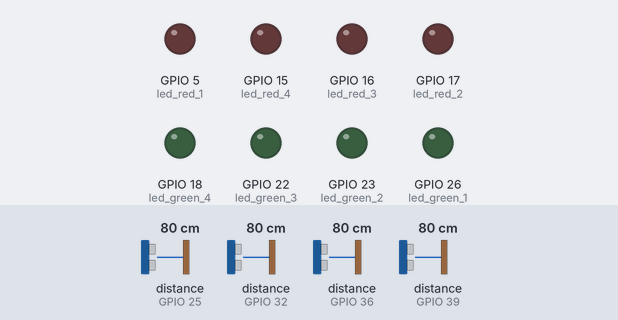
A sketch run on a simulated ESP32. Shown: output pins drawn as LEDs (lit = HIGH). Inputs (shaded band) come from the test bench; at power-on: distance to the obstacle (sensors on GPIO 25, GPIO 32, GPIO 36, GPIO 39) 80 cm. The echo pulse lasts 58.3 µs per cm; WiFi joins after 1.5 s; servers stay silent unless stated; uploads are accepted with an empty reply; what the sketch prints to the serial monitor is not drawn.

Above: at 0.1 s.
At 1.6 s:
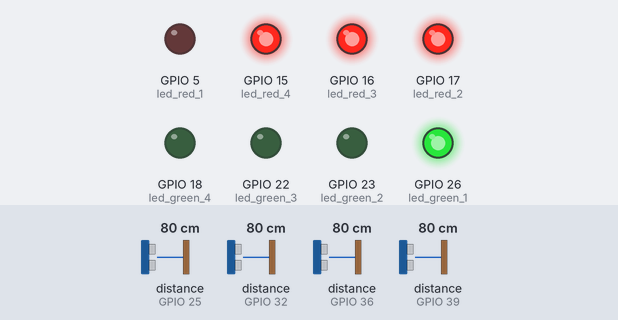
At 15.3 s:
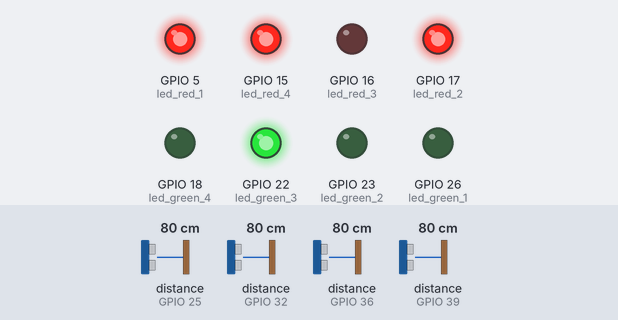
At 21.5 s:
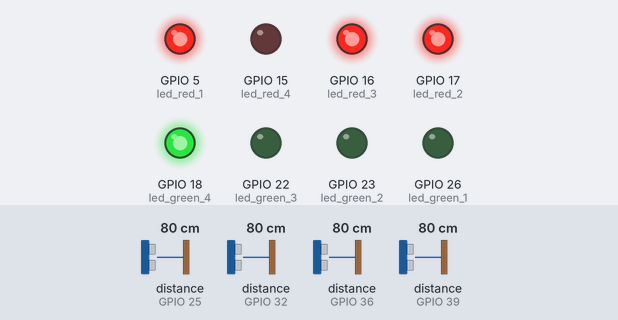
At 34.0 s:
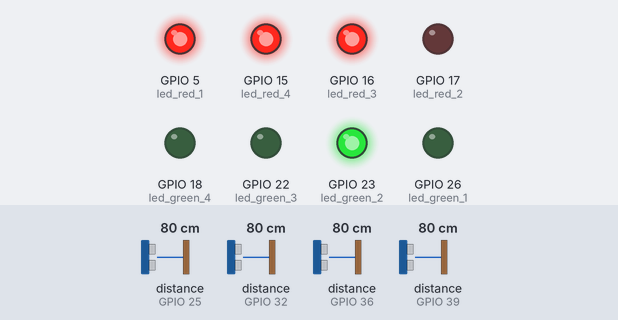
Timing chart, 0 to 35.5 s (numbered marks = the images above):
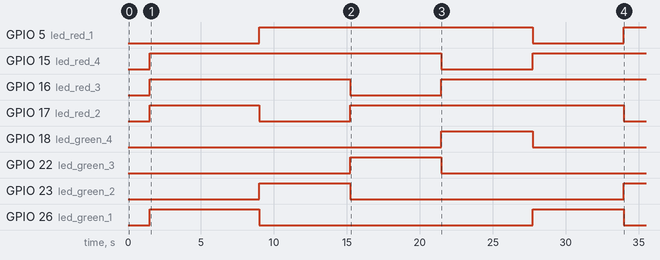

Measured:
- by itself, GPIO 5 (led_red_1): LOW → HIGH at 9.0 s, → LOW 18.7 s later, → HIGH 6.2 s later
- by itself, GPIO 15 (led_red_4): LOW → HIGH at 1.5 s, → LOW 20.0 s later, → HIGH 6.2 s later
- by itself, GPIO 16 (led_red_3): LOW → HIGH at 1.5 s, → LOW 13.7 s later, → HIGH 6.2 s later
- by itself, GPIO 17 (led_red_2): LOW → HIGH at 1.5 s, → LOW 7.5 s later, → HIGH 6.2 s later, → LOW 18.7 s later
- by itself, GPIO 18 (led_green_4): LOW → HIGH at 21.5 s, → LOW 6.2 s later
- by itself, GPIO 22 (led_green_3): LOW → HIGH at 15.2 s, → LOW 6.2 s later
- by itself, GPIO 23 (led_green_2): LOW → HIGH at 9.0 s, → LOW 6.2 s later, → HIGH 18.7 s later
- by itself, GPIO 26 (led_green_1): LOW → HIGH at 1.5 s, → LOW 7.5 s later, → HIGH 18.7 s later, → LOW 6.2 s later

The sketch:

junction_3_final.ino
```cpp
// Ultrasonic sensor libraries
// #include <NewPing.h>
#include "Ultrasonic.h"
#include "om2m.h"
#include <Servo.h>

int type = 1; // Type of circuit
// 1 - 4 junction with 4 ultrasonic sensors
// 0 - 3 junction with 3 ultrasonic sensors

#define DEBUG

#ifdef DEBUG
const uint8_t max_delay = 0;
uint8_t dont_print_delay = 0;
const uint32_t delay_per_read = 250;
#else
const uint8_t max_delay = 63;
uint8_t dont_print_delay = 63;
const uint32_t delay_per_read = 1;
#endif


const int trigPin1 = 19;  // Trigger pin for sensor 1
const int echoPin1 = 36;  // Echo pin for sensor 1

const int trigPin2 = 21;  // Trigger pin for sensor 2
const int echoPin2 = 39;  // Echo pin for sensor 2

const int trigPin3 = 33;  // Trigger pin for sensor 3
const int echoPin3 = 32;  // Echo pin for sensor 3

const int trigPin4 = 27;  // Trigger pin for sensor 4
const int echoPin4 = 25;  // Echo pin for sensor 4

const int led_red_1 = 5;
const int led_red_2 = 17;
const int led_red_3 = 16;
const int led_red_4 = 15;

const int led_green_1 = 26;
const int led_green_2 = 23;
const int led_green_3 = 22;
const int led_green_4 = 18;


typedef enum tl_status {
  RED = 0,
  GREEN
} tl_status_t;


Ultrasonic ultrasonic1(trigPin1,echoPin1);
Ultrasonic ultrasonic2(trigPin2,echoPin2);
Ultrasonic ultrasonic3(trigPin3,echoPin3);
Ultrasonic ultrasonic4(trigPin4,echoPin4);

int count_arr[4];  //count the number of cars per road
tl_status_t signal[4];  // 1 for green and 0 for red
int Timer[4];   // 0 for red and time remaining in millisecs for the green light
int light_index;
int multiplier;
int threshold_time;
int flag_max_hit;

void setup() {
  Serial.begin(9600);

  WiFi.begin(MAIN_SSID, MAIN_PASS);
  while (WiFi.status() != WL_CONNECTED) {
    delay(500);
    Serial.print("#");
  }

  // Initialise pinmodes for all LEDS
  pinMode(led_red_1,OUTPUT);
  pinMode(led_red_2,OUTPUT);
  pinMode(led_red_3,OUTPUT);
  pinMode(led_red_4,OUTPUT);

  pinMode(led_green_1,OUTPUT);
  pinMode(led_green_2,OUTPUT);
  pinMode(led_green_3,OUTPUT);
  pinMode(led_green_4,OUTPUT);


  light_index = 0;

  for(int i = 1; i < 4; i++) Timer[i] = 0;
  for(int i = 1; i < 4; i++) signal[i] = RED;
  for(int i = 0; i < 4; i++) count_arr[i] = 0;

  Timer[light_index] = 5000;
  signal[light_index] = GREEN;
  multiplier = 1250;
  threshold_time = 30000;
  flag_max_hit = 0;
  type = 1;

}

void loop() {

  int a= digitalRead(led_green_1);
  int b= digitalRead(led_green_2);
  int c= digitalRead(led_green_3);
  int d= digitalRead(led_green_4);
  int arr2[]= {a, b, c, d};

  int max_cars=threshold_time/multiplier;

  signal[light_index] = GREEN;

  switch (light_index) {
  case 0: {
    digitalWrite(led_red_1,LOW);
    digitalWrite(led_red_2,HIGH);
    digitalWrite(led_red_3,HIGH);
    digitalWrite(led_red_4,HIGH);

    digitalWrite(led_green_1,HIGH);
    digitalWrite(led_green_2,LOW);
    digitalWrite(led_green_3,LOW);
    digitalWrite(led_green_4,LOW);
    break;
  }
  case 1: {
    digitalWrite(led_red_1,HIGH);
    digitalWrite(led_red_2,LOW);
    digitalWrite(led_red_3,HIGH);
    digitalWrite(led_red_4,HIGH);

    digitalWrite(led_green_1,LOW);
    digitalWrite(led_green_2,HIGH);
    digitalWrite(led_green_3,LOW);
    digitalWrite(led_green_4,LOW);
    break;
  }
  case 2: {
    digitalWrite(led_red_1,HIGH);
    digitalWrite(led_red_2,HIGH);
    digitalWrite(led_red_3,LOW);
    digitalWrite(led_red_4,HIGH);

    digitalWrite(led_green_1,LOW);
    digitalWrite(led_green_2,LOW);
    digitalWrite(led_green_3,HIGH);
    digitalWrite(led_green_4,LOW);
    break;
  }
  case 3: {
    if (type == 3) break;
    digitalWrite(led_red_1,HIGH);
    digitalWrite(led_red_2,HIGH);
    digitalWrite(led_red_3,HIGH);
    digitalWrite(led_red_4,LOW);

    digitalWrite(led_green_1,LOW);
    digitalWrite(led_green_2,LOW);
    digitalWrite(led_green_3,LOW);
    digitalWrite(led_green_4,HIGH);
    break;
  }
  default: {
    Serial.println("Warning: Invalid junction number");
  }
  }


  /////// LED green trigger
  // If the junction is empty
  if (flag_max_hit < max_cars &&
      count_arr[light_index] > 0 &&
      count_arr[light_index] <= max_cars) {
    Timer[light_index] += (multiplier * count_arr[light_index]);
    flag_max_hit+=count_arr[light_index];
    count_arr[light_index] = 0;
  }
  // If junction still has cars
  else if(flag_max_hit < max_cars && count_arr[light_index] > max_cars ){
    Timer[light_index] += multiplier*max_cars;
    flag_max_hit+=count_arr[light_index];
    count_arr[light_index] -= max_cars;
  }

  Timer[light_index] -= 1;

  count_arr[0] += read_from_pin(ultrasonic1);
  count_arr[1] += read_from_pin(ultrasonic2);
  count_arr[2] += read_from_pin(ultrasonic3);
  if(type == 1)
    count_arr[3] += read_from_pin(ultrasonic4);

   if (!dont_print_delay) {

    Serial.printf("LED red  : %d %d %d %d\n", digitalRead(led_red_1), digitalRead(led_red_2), digitalRead(led_red_3), digitalRead(led_red_4));
    Serial.printf("LED green: %d %d %d %d\n", digitalRead(led_green_1), digitalRead(led_green_2), digitalRead(led_green_3), digitalRead(led_green_4));
    // DEBUG PRINTS
    Serial.println("Count arr:-");
    Serial.println(count_arr[0]);
    Serial.println(count_arr[1]);
    Serial.println(count_arr[2]);
    if(type == 1) Serial.println(count_arr[3]);
    Serial.println();

    Serial.println("Timer:-");
    Serial.println(Timer[0]);
    Serial.println(Timer[1]);
    Serial.println(Timer[2]);
    if(type == 1)  Serial.println(Timer[3]);
    Serial.println();
    // END DEBUG PRINTS
    count_arr[light_index] += flag_max_hit;
    write_to_om2m(type, count_arr, arr2, "Junction-3/Data");
    count_arr[light_index] -= flag_max_hit;
    dont_print_delay = max_delay;
  } else {
    dont_print_delay--;
  }

  if(Timer[light_index] <= 0) {
    // reset all signal variables
    signal[light_index] = RED;
    Timer[light_index] = 0;
    flag_max_hit = 0;

    switch (light_index) {
    case 0: {
      digitalWrite(led_green_1, LOW);
      digitalWrite(led_red_1, HIGH);
      break;
    }
    case 1: {
      digitalWrite(led_green_2, LOW);
      digitalWrite(led_red_2, HIGH);
      break;
    }
    case 2: {
      digitalWrite(led_green_3, LOW);
      digitalWrite(led_red_3, HIGH);
      break;
    }
    case 3: {
      digitalWrite(led_green_4, LOW);
      digitalWrite(led_red_4, HIGH);
      break;
    }
    default: {
      Serial.println("Warning: Invalid junction case");
    }
    }
    if(type==1)
      light_index = (light_index + 1) % 4;
    else
      light_index = (light_index + 1) % 3;

    Serial.println("Light switching");
    Serial.println(light_index);

    if (Base_condition(count_arr))
      {
	Serial.println("Base condition is hit");
	Timer[light_index] = 5000;
      }
    signal[light_index] = GREEN;
  }

  if(type == 1)
    Timer[light_index] -= (delay_per_read*4);
  else
    Timer[light_index] -= (delay_per_read*3);

}

int read_from_pin (Ultrasonic sensor) {
   float distance = sensor.read();
  // Serial.println("read1");
  // Serial.println(distance);
  int val= (distance<=10);
  delay(delay_per_read);
  if(val == 1)
  return 1;
  else
  return 0;
}

int Base_condition(int* count_arr){
  int check = 1;
  if(type==1)
    {
      for(int i =0;i<4;i++)
	{
	  if(count_arr[i] != 0)
	    {
              check = 0;
              break;
	    }
	}
    }
  else
    {
      for(int i =0;i<3;i++)
	{
	  if(count_arr[i] != 0)
	    {
              check = 0;
              break;
	    }
	}
    }
  return check;
}
```

om2m.h
```cpp
#ifndef _HEADER_
#define _HEADER_

#include <HTTPClient.h>
#include <WiFi.h>
#include <time.h>

#define MAIN_SSID "hotspot"
#define MAIN_PASS "hotspots"
#define CSE_IP "192.168.228.183"

#define CSE_PORT 5089
#define OM2M_ORGIN "admin:admin"
#define OM2M_MN "/~/in-cse/in-name/"
#define OM2M_AE "Database"

long randNumber;

HTTPClient http;
void write_to_om2m(int trigger, int arr1[], int arr2[], char* OM2M_DATA_CONT);

void write_to_om2m(int trigger, int arr1[], int arr2[], char* OM2M_DATA_CONT) {
  int Car_1 = arr1[0];
  int Car_2 = arr1[1];
  int Car_3 = arr1[2];
  int Car_4 = arr1[3];
  int Signal_1 = arr2[0];
  int Signal_2 = arr2[1];
  int Signal_3 = arr2[2];
  int Signal_4 = arr2[3];
  String data;
  String server = "http://" + String() + CSE_IP + ":" + String() + CSE_PORT + String() + OM2M_MN;

  http.begin(server + String() + OM2M_AE + "/" + OM2M_DATA_CONT + "/");

  http.addHeader("X-M2M-Origin", OM2M_ORGIN);
  http.addHeader("Content-Type", "application/json;ty=4");
  http.addHeader("Content-Length", "100");

  if (trigger == 0) {
    data = "[" + String(Car_1) + ", " + String(Car_2) + ", " + String(Car_3) + ", " + String(Signal_1) + ", " + String(Signal_2) + ", " + String(Signal_3) + +"]";
  } else {
    data = "[" + String(Car_1) + ", " + String(Car_2) + ", " + String(Car_3) + ", " + String(Car_4) + ", " + String(Signal_1) + ", " + String(Signal_2) + ", " + String(Signal_3) + ", " + String(Signal_4) + +"]";
  }

  String req_data = String() + "{\"m2m:cin\": {"
                    + "\"con\": \"" + data + "\","

                    + "\"lbl\": \"" + "V1.0.0" + "\","

                    //+ "\"rn\": \"" + "cin_"+String(i++) + "\","

                    + "\"cnf\": \"text\""

                    + "}}";
  int code = http.POST(req_data);
  http.end();
  Serial.println(code);
}

#endif
```
